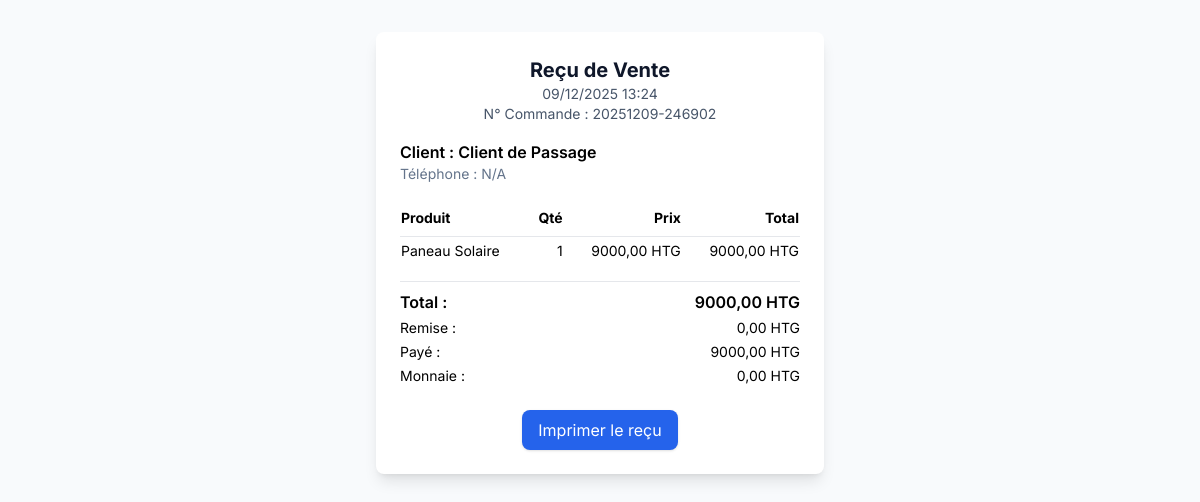
The app's page /sales/9/print/ (signed in) with its own data.
### inventory/models.py (models this page shows, shortened)
class SalesOrder(models.Model):
    STATUS_CHOICES = (
        ('pending', 'En attente'),
        ('confirmed', 'Confirmé'),
        ('completed', 'Terminé'),
        ('cancelled', 'Annulé'),
        ('refunded', 'Remboursé'),
    )
    PAYMENT_METHOD_CHOICES = (
        ('cash', 'Espèces'),
        ('card', 'Carte'),
        ('bank_transfer', 'Virement bancaire'),
        ('mobile_money', 'Mobile Money'),
        ('credit', 'Crédit'),
    )
    PAYMENT_STATUS_CHOICES = (
        ('unpaid', 'Non payé'),
        ('partial', 'Partiellement payé'),
        ('paid', 'Payé'),
    )
    order_number = models.CharField(max_length=100, unique=True, verbose_name='N° de commande')
    customer = models.ForeignKey(Customer, on_delete=models.SET_NULL, null=True, blank=True, related_name='sales_orders', verbose_name='Client')
    order_date = models.DateTimeField(default=timezone.now, verbose_name='Date de commande')
    status = models.CharField(max_length=20, choices=STATUS_CHOICES, default='pending', verbose_name='Statut')
    subtotal = models.DecimalField(max_digits=12, decimal_places=2, verbose_name='Sous-total')
    discount_amount = models.DecimalField(max_digits=10, decimal_places=2, default=0, verbose_name='Montant de remise')
    tax_amount = models.DecimalField(max_digits=10, decimal_places=2, default=0, verbose_name='Montant de taxe')
    total_amount = models.DecimalField(max_digits=12, decimal_places=2, verbose_name='Montant total')
    paid_amount = models.DecimalField(max_digits=12, decimal_places=2, default=0, verbose_name='Montant payé')
    payment_method = models.CharField(max_length=20, choices=PAYMENT_METHOD_CHOICES, default='cash', verbose_name='Méthode de paiement')
    payment_status = models.CharField(max_length=20, choices=PAYMENT_STATUS_CHOICES, default='unpaid', verbose_name='Statut de paiement')
    notes = models.TextField(blank=True, null=True, verbose_name='Notes')
    created_by = models.ForeignKey(User, on_delete=models.SET_NULL, null=True, related_name='sales_orders', verbose_name='Créé par')
    created_at = models.DateTimeField(auto_now_add=True, verbose_name='Créé le')
    updated_at = models.DateTimeField(auto_now=True, verbose_name='Modifié le')
    class Meta:
        verbose_name = 'Commande de vente'
        verbose_name_plural = 'Commandes de vente'
        ordering = ['-created_at']

class Customer(models.Model):
    CUSTOMER_TYPE_CHOICES = (
        ('individual', 'Particulier'),
        ('business', 'Entreprise'),
    )
    first_name = models.CharField(max_length=255, verbose_name='Prénom')
    last_name = models.CharField(max_length=255, verbose_name='Nom')
    email = models.EmailField(blank=True, null=True, verbose_name='Email')
    phone = models.CharField(max_length=50, verbose_name='Téléphone')
    address = models.TextField(blank=True, null=True, verbose_name='Adresse')
    city = models.CharField(max_length=100, blank=True, null=True, verbose_name='Ville')
    customer_type = models.CharField(max_length=20, choices=CUSTOMER_TYPE_CHOICES, default='individual', verbose_name='Type de client')
    company_name = models.CharField(max_length=255, blank=True, null=True, verbose_name='Nom de l\'entreprise')
    tax_id = models.CharField(max_length=100, blank=True, null=True, verbose_name='NIF')
    total_purchases = models.DecimalField(max_digits=12, decimal_places=2, default=0, verbose_name='Total achats')
    total_orders = models.IntegerField(default=0, verbose_name='Total commandes')
    loyalty_points = models.IntegerField(default=0, verbose_name='Points de fidélité')
    is_active = models.BooleanField(default=True, verbose_name='Actif')
    created_at = models.DateTimeField(auto_now_add=True, verbose_name='Créé le')
    updated_at = models.DateTimeField(auto_now=True, verbose_name='Modifié le')
    class Meta:
        verbose_name = 'Client'
        verbose_name_plural = 'Clients'
        ordering = ['-created_at']

class SalesOrderItem(models.Model):
    sales_order = models.ForeignKey(SalesOrder, on_delete=models.CASCADE, related_name='items', verbose_name='Commande de vente')
    product = models.ForeignKey(Product, on_delete=models.PROTECT, related_name='sales_items', verbose_name='Produit')
    quantity = models.IntegerField(verbose_name='Quantité')
    unit_price = models.DecimalField(max_digits=10, decimal_places=2, verbose_name='Prix unitaire')
    discount_percent = models.IntegerField(default=0, verbose_name='Remise (%)')
    total_price = models.DecimalField(max_digits=12, decimal_places=2, verbose_name='Prix total')
    created_at = models.DateTimeField(auto_now_add=True, verbose_name='Créé le')
    class Meta:
        verbose_name = 'Article de vente'
        verbose_name_plural = 'Articles de vente'

class Product(models.Model):
    PRODUCT_TYPE_CHOICES = (
        ('electronics', 'Électronique'),
        ('solar', 'Solaire'),
        ('appliance', 'Électroménager'),
        ('computer', 'Informatique'),
        ('other', 'Autre'),
    )
    sku = models.CharField(max_length=100, unique=True, verbose_name='SKU')
    barcode = models.CharField(max_length=100, blank=True, null=True, unique=True, verbose_name='Code-barres')
    name = models.CharField(max_length=255, verbose_name='Nom')
    description = models.TextField(blank=True, null=True, verbose_name='Description')
    category = models.ForeignKey(Category, on_delete=models.PROTECT, related_name='products', verbose_name='Catégorie')
    cost_price = models.DecimalField(max_digits=10, decimal_places=2, verbose_name='Prix d\'achat')
    selling_price = models.DecimalField(max_digits=10, decimal_places=2, verbose_name='Prix de vente')
    discount_percent = models.IntegerField(default=0, validators=[MinValueValidator(0), MaxValueValidator(100)], verbose_name='Remise (%)')
    current_stock = models.IntegerField(default=0, verbose_name='Stock actuel')
    min_stock_level = models.IntegerField(default=10, verbose_name='Seuil minimum')
    max_stock_level = models.IntegerField(default=1000, verbose_name='Seuil maximum')
    reorder_point = models.IntegerField(default=20, verbose_name='Point de réapprovisionnement')
    brand = models.CharField(max_length=255, blank=True, null=True, verbose_name='Marque')
    model = models.CharField(max_length=255, blank=True, null=True, verbose_name='Modèle')
    specifications = models.JSONField(blank=True, null=True, verbose_name='Spécifications')
    warranty_months = models.IntegerField(default=12, verbose_name='Garantie (mois)')
    warranty_info = models.TextField(blank=True, null=True, verbose_name='Info garantie')
    main_image = models.ImageField(upload_to='products/', blank=True, null=True, verbose_name='Image principale')
    product_type = models.CharField(max_length=20, choices=PRODUCT_TYPE_CHOICES, default='other', verbose_name='Type de produit')
    is_active = models.BooleanField(default=True, verbose_name='Actif')
    is_featured = models.BooleanField(default=False, verbose_name='En vedette')
    created_at = models.DateTimeField(auto_now_add=True, verbose_name='Créé le')
    updated_at = models.DateTimeField(auto_now=True, verbose_name='Modifié le')
    created_by = models.ForeignKey(User, on_delete=models.SET_NULL, null=True, related_name='created_products', verbose_name='Créé par')
    class Meta:
        verbose_name = 'Produit'
        verbose_name_plural = 'Produits'
        ordering = ['-created_at']

### inventory/views_sales.py (the view)
# urls.py: path('sales/<int:sale_id>/print/', views_sales.sale_print, name='sale_print'),
@login_required
def sale_print(request, sale_id):
    sale = get_object_or_404(SalesOrder, id=sale_id)
    items = SalesOrderItem.objects.filter(sales_order=sale).select_related('product')
    change_amount = sale.paid_amount - sale.total_amount
    context = {
        'sale': sale,
        'items': items,
        'change_amount': change_amount,
    }
    return render(request, 'sale_print.html', context)

### templates/sale_print.html (shortened to what this page needs)
{% extends 'base.html' %}
{% block content %}
<div class="max-w-md mx-auto bg-white p-6 rounded-lg shadow-lg mt-8 print:shadow-none print:mt-0">
    <div class="text-center mb-4">
        <h2 class="text-xl font-bold text-slate-900">Reçu de Vente</h2>
        <p class="text-slate-600 text-sm">{{ sale.created_at|date:'d/m/Y H:i' }}</p>
        <p class="text-slate-600 text-sm">N° Commande : {{ sale.order_number }}</p>
    </div>
    <div class="mb-4">
        <p class="font-semibold">Client : {{ sale.customer.first_name }} {{ sale.customer.last_name }}</p>
        <p class="text-sm text-slate-500">Téléphone : {{ sale.customer.phone }}</p>
    </div>
    <table class="w-full text-sm mb-4">
        <thead>
            <tr class="border-b">
                <th class="text-left py-2">Produit</th>
                <th class="text-right py-2">Qté</th>
                <th class="text-right py-2">Prix</th>
                <th class="text-right py-2">Total</th>
            </tr>
        </thead>
        <tbody>
            {% for item in sale.items.all %}
            <tr>
                <td class="py-1">{{ item.product.name }}</td>
                <td class="py-1 text-right">{{ item.quantity }}</td>
                <td class="py-1 text-right">{{ item.unit_price|floatformat:2 }} HTG</td>
                <td class="py-1 text-right">{{ item.total_price|floatformat:2 }} HTG</td>
            </tr>
            {% endfor %}
        </tbody>
    </table>
    <div class="flex justify-between font-semibold border-t pt-2">
        <span>Total :</span>
        <span>{{ sale.total_amount|floatformat:2 }} HTG</span>
    </div>
    <div class="flex justify-between text-sm mt-1">
        <span>Remise :</span>
        <span>{{ sale.discount_amount|floatformat:2 }} HTG</span>
    </div>
    <div class="flex justify-between text-sm mt-1">
        <span>Payé :</span>
        <span>{{ sale.paid_amount|floatformat:2 }} HTG</span>
    </div>
    <div class="flex justify-between text-sm mt-1">
        <span>Monnaie :</span>
        <span>{{ change_amount|floatformat:2 }} HTG</span>
    </div>
    <div class="mt-6 text-center">
        <button onclick="window.print()" class="px-4 py-2 bg-blue-600 text-white rounded-lg shadow hover:bg-blue-700 print:hidden">Imprimer le reçu</button>
    </div>
</div>
{% endblock %}

### templates/base.html (style rules this page uses)
body { font-family: 'Inter', sans-serif; }

### records on screen
SalesOrder: created_at "09/12/2025 13:24", order_number "20251209-246902", customer.first_name "Client", customer.last_name "de Passage", customer.phone "N/A", total_amount "9000,00", discount_amount "0,00", paid_amount "9000,00"
SalesOrderItem: product.name "Paneau Solaire", quantity "1", unit_price "9000,00", total_price "9000,00"

### other values on screen
{{ change_amount|floatformat:2 }} "0,00"
